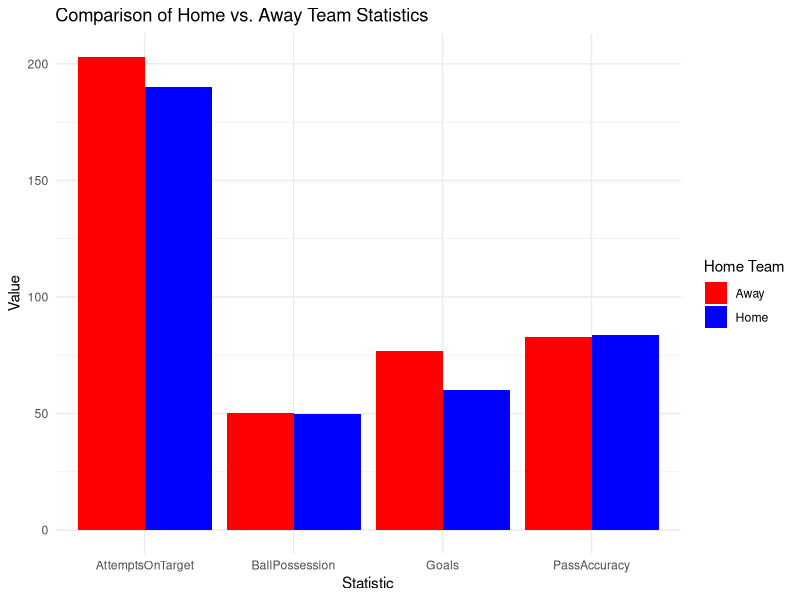
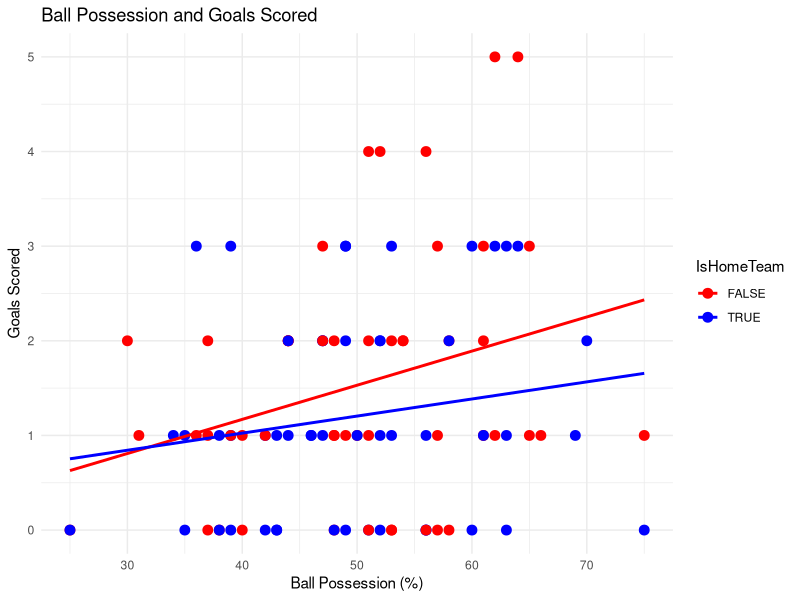

Recreate these plots in R, in order. (Note: this script raises an error after producing the figures.)
# Load required libraries
library(ggplot2)
library(dplyr)
library(tidyr)
team_stats <- read.csv("team_stats.csv")

# Chart 1: Distribution of Team Statistics (Home and Away)

chart1_data <- team_stats %>%
  group_by(IsHomeTeam) %>%
  summarise(
    Goals = sum(Goals, na.rm = TRUE),
    AttemptsOnTarget = sum(Attempts.on.target, na.rm = TRUE),
    BallPossession = mean(Ball.Possession, na.rm = TRUE),
    PassAccuracy = mean(Passes.accuracy, na.rm = TRUE)
  ) %>%
  pivot_longer(cols = c(Goals, AttemptsOnTarget, BallPossession, PassAccuracy),
               names_to = "Statistic", values_to = "Value")


chart1 <- ggplot(chart1_data, aes(x = Statistic, y = Value, fill = IsHomeTeam)) +
  geom_bar(stat = "identity", position = "dodge") +
  labs(
    title = "Comparison of Home vs. Away Team Statistics",
    x = "Statistic",
    y = "Value",
    fill = "Home Team"
  ) +
  scale_fill_manual(values = c("TRUE" = "blue", "FALSE" = "red"),
                    labels = c("Away", "Home")) +
  theme_minimal()

print(chart1)

# Chart 2 Ball Possession and Goals Scored
chart2_data <- team_stats %>%
  group_by(MatchID, IsHomeTeam) %>%
  summarise(BallPossession = mean(Ball.Possession, na.rm = TRUE),
            Goals = sum(Goals, na.rm = TRUE))

chart2 <- ggplot(chart2_data, aes(x = BallPossession, y = Goals, colour = IsHomeTeam)) +
  geom_point(size = 3) +
  geom_smooth(method = "lm", se = FALSE) +
  labs(title = "Ball Possession and Goals Scored", x = "Ball Possession (%)", y = "Goals Scored") +
  scale_color_manual(values = c("TRUE" = "blue", "FALSE" = "red")) +
  theme_minimal()

print(chart2)

# Chart 3: Proportion of Matches Won (Home vs. Away Teams)
chart3_data <- team_stats %>%
  group_by(MatchID) %>%
  summarise(
    HomeGoals = sum(Goals[IsHomeTeam == TRUE], na.rm = TRUE),
    AwayGoals = sum(Goals[IsHomeTeam == FALSE], na.rm = TRUE)
  ) %>%
  mutate(Winner = case_when(
    HomeGoals > AwayGoals ~ "Home Win",
    AwayGoals > HomeGoals ~ "Away Win",
    TRUE ~ "Draw"
  )) %>%
  count(Winner) %>%
  mutate(Percentage = n / sum(n) * 100)

# Create the pie chart
chart3 <- ggplot(match_outcomes, aes(x = "", y = Percentage, fill = Winner)) +
  geom_bar(stat = "identity", width = 1, color = "white") +
  coord_polar(theta = "y") +
  labs(
    title = "Proportion of Matches Won (Home vs. Away Teams)",
    fill = "Match Outcome"
  ) +
  theme_void() + # Clean layout
  scale_fill_manual(values = c("Home Win" = "blue", "Away Win" = "red", "Draw" = "gray")) +
  geom_text(aes(label = paste0(round(Percentage, 1), "%")), 
            position = position_stack(vjust = 0.5))


print(chart3)

# Chart 4: Box plot for Red and Yellow Cards by Home vs. Away Teams

chart4 <- team_stats %>%
  select(IsHomeTeam, Yellow.Cards, Red.Cards) %>%
  pivot_longer(cols = c(Yellow.Cards, Red.Cards), names_to = "CardType", values_to = "Count")


boxplot_cards <- ggplot(chart4, aes(x = CardType, y = Count, fill = IsHomeTeam)) +
  geom_boxplot(alpha = 0.7) +
  labs(
    title = "Distribution of Yellow and Red Cards (Home vs. Away Teams)",
    x = "Card Type",
    y = "Number of Cards",
    fill = "Home Team"
  ) +
  scale_fill_manual(values = c("TRUE" = "blue", "FALSE" = "red"), labels = c("Away", "Home")) +
  theme_minimal()



print(chart4)
